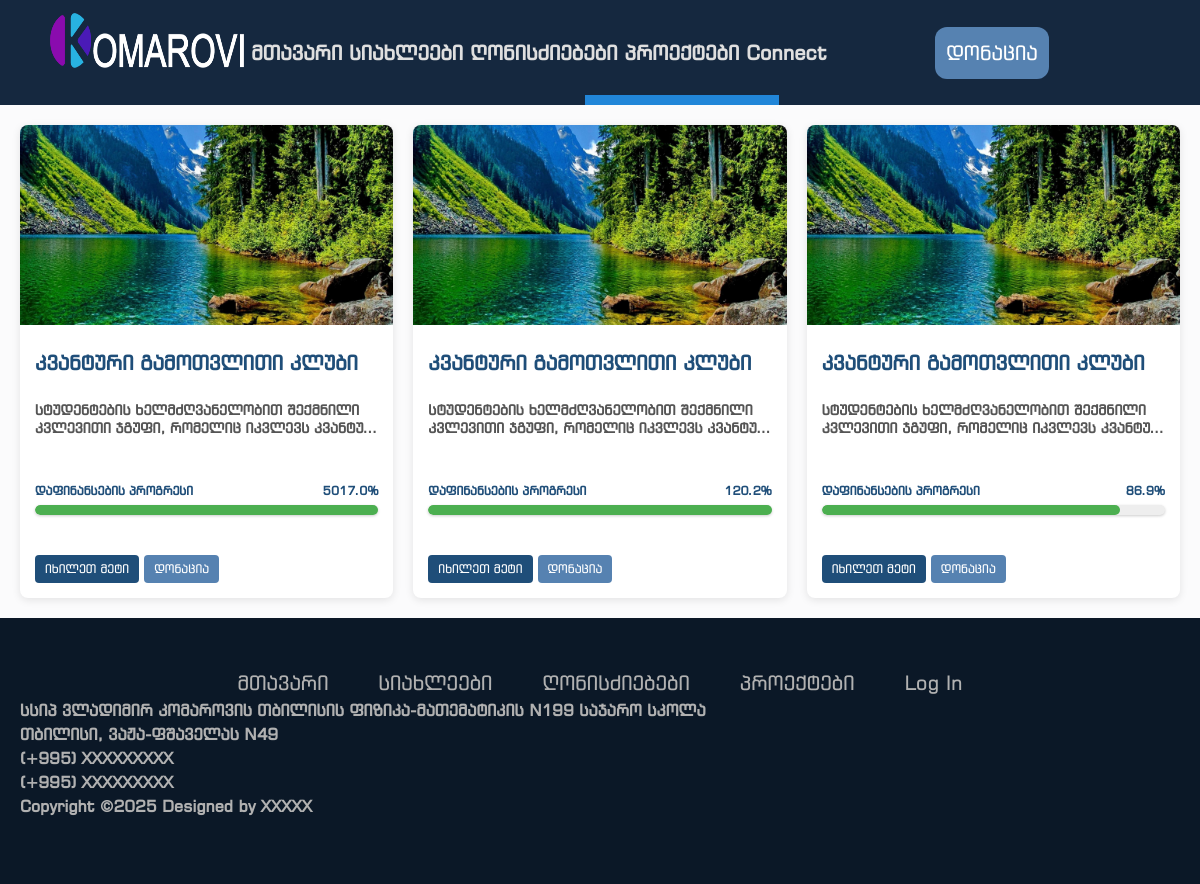
The app's page /projects with its own data.
### models.py (models this page shows, shortened)
class Projects(db.Model):
    id = db.Column(db.Integer, primary_key=True)
    title = db.Column(db.String(500), nullable=False)
    description = db.Column(db.Text)
    funding_goal = db.Column(db.Integer, nullable=False, default=0)
    current_amount = db.Column(db.Integer, nullable=False, default=0)
    image = db.Column(db.String(200))
    date_added = db.Column(db.DateTime, default=datetime.utcnow)

### routes.py (the view)
@app.route("/projects")
def projects():
    allProjects = Projects.query.order_by(Projects.date_added)
    return render_template('projects.html', current_page='projects', projects=allProjects,)

### templates/projects.html
{% extends "base.html" %} {% block head %}
<link
  rel="stylesheet"
  href="{{ url_for('static', filename='css/projects.css') }}"
/>
{% endblock %} {% block content %}
<div class="projects-container">
  {% for project in projects %}
  <div class="project-card">
    <img
      src="{{ url_for('static', filename='uploads/' + project.image) if project.image else url_for('static', filename='default-project.jpg') }}"
      alt="project image"
      class="project-img"
    />
    <div class="project-content">
      <h5 class="project-title limit-lines">{{ project.title }}</h5>
      <p class="project-description limit-lines">{{ project.description }}</p>
      <div class="progress-section">
        <div class="progress-labels">
          <span class="progress-label-left">დაფინანსების პროგრესი</span>
          <span class="progress-label-right">
            {% set progress_percent = (project.current_amount /
            project.funding_goal * 100)|round(1) if project.funding_goal > 0
            else 0 %} {{ progress_percent }}%
          </span>
        </div>
        <div class="progress-container">
          <div
            class="progress-bar"
            style="--progress: {{ progress_percent }}"
          ></div>
        </div>
      </div>
      <div class="project-buttons">
        <a
          href="{{ url_for('project', id=project.id) }}"
          class="project-btn project-btn-open"
          >იხილეთ მეტი</a
        >
        <a
          href="{{ url_for('donate', id=project.id) }}"
          class="project-btn project-btn-donate"
          >დონაცია</a
        >
      </div>
    </div>
  </div>
  {% endfor %}
</div>
{% endblock %}

### static/css/main.css (style rules this page uses)
html, body { margin: 0; height: 100%; padding: 0; display: flex; flex-direction: column; overflow-x: hidden; background-color: rgb(251, 251, 252); font-family: "AlkSanet", "BpgExsqMtavruli", "BpgIngiriArial", Arial, Helvetica, sans-serif; }

### static/css/footer.css (style rules this page uses)
span, p { color: rgb(177, 177, 177); font-weight: bold; }
a { text-decoration: none; }

### static/css/projects.css (style rules this page uses)
.limit-lines { display: -webkit-box; -webkit-line-clamp: 2; line-clamp: 2; -webkit-box-orient: vertical; overflow: hidden; max-height: 2.6em; line-height: 1.3em; }
.projects-container { display: grid; grid-template-columns: repeat(3, 1fr); gap: 20px; justify-content: center; padding: 20px; }
.project-card { background-color: #ffffff; border-radius: 8px; overflow: hidden; width: 100%; box-shadow: 0 2px 8px rgba(0, 0, 0, 0.1); display: flex; flex-direction: column; }
.project-img { width: 100%; height: 200px; object-fit: cover; }
.project-content { padding: 15px; display: flex; flex-direction: column; }
.project-title { font-size: 20px; font-weight: bold; margin: 10px 0 5px; color: #1f4e79; }
.project-description { font-size: 14px; color: #555555; margin-bottom: 15px; }
.progress-section { margin: 10px 0; }
.progress-labels { display: flex; justify-content: space-between; align-items: center; margin-bottom: 5px; font-size: 12px; font-weight: bold; }
.progress-label-left { color: #1f4e79; }
.progress-label-right { color: #1f4e79; }
.progress-container { width: 100%; height: 16px; background-color: #e8e7e7; border-radius: 8px; overflow: hidden; box-shadow: 0 1px 3px rgba(0, 0, 0, 0.2); }
.progress-bar { height: 100%; background-color: #1f4e79; border-radius: 8px; width: 0%; }
.project-buttons { display: flex; gap: 5px; flex-wrap: wrap; margin-top: 10px; }
.project-btn { text-decoration: none; padding: 5px 10px; border-radius: 4px; font-size: 12px; color: white; }
.project-btn-open { background-color: #1f4e79; }
.project-btn-donate { background-color: #5682b1; }
.project-content { gap: 20px; flex: 1; }
.progress-container { width: 100%; height: 10px; background-color: #eee; border-radius: 5px; overflow: hidden; }
.progress-bar { height: 100%; background-color: #4caf50; width: calc(var(--progress) * 1%); transition: width 0.3s ease; }

### records on screen
Projects: image (picture), title "კვანტური გამოთვლითი კლუბი", description "სტუდენტების ხელმძღვანელობით შექმნილი კვლევითი ჯგუფი, რომელიც იკვლევს…", progress_percent "5017.0"
Projects: image (picture), title "კვანტური გამოთვლითი კლუბი", description "სტუდენტების ხელმძღვანელობით შექმნილი კვლევითი ჯგუფი, რომელიც იკვლევს…", progress_percent "120.2"
Projects: image (picture), title "კვანტური გამოთვლითი კლუბი", description "სტუდენტების ხელმძღვანელობით შექმნილი კვლევითი ჯგუფი, რომელიც იკვლევს…", progress_percent "86.9"
